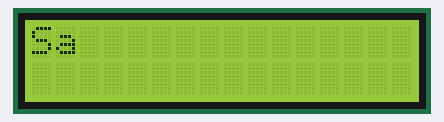
The sketch below on a simulated Arduino Uno, built with avr-gcc and run on an emulated ATmega328P. Parts: 16×2 character LCD.

Above: at 2.47 s.
At 9.2 s:
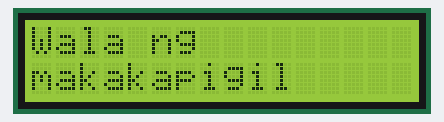
At 18.2 s:
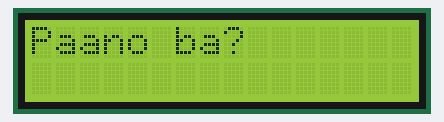
At 27.3 s:
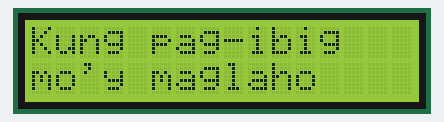
At 30.5 s:
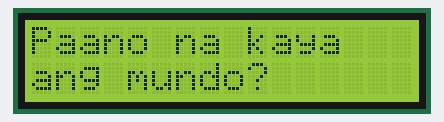
At 34.9 s:
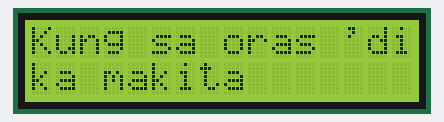

The sketch:

mahalnamahal-lyrics.ino
```cpp
#include <Wire.h>
#include <LiquidCrystal_I2C.h>

LiquidCrystal_I2C lcd(0x27, 16, 2);

struct WordStep {
  unsigned long timeMs;
  const char* word;
  uint8_t col;
  uint8_t row;
  bool clearScreen;
};

const WordStep lyrics[] = {
  {   900, "Sa",           0, 0, true  },
  {  1280, "lahat",        3, 0, false },
  {  2780, "'di",          9, 0, false },
  {  2960, "maari,",       0, 1, false },
  {  4080, "'di",          7, 1, false },
  {  4240, "maaring",      0, 0, true  },
  {  5100, "iwan",         8, 0, false },
  {  5980, "Wala",         0, 0, true  },
  {  6620, "ng",           5, 0, false },
  {  7720, "makakapigil",  0, 1, false },
  {  9140, "kahit",        0, 0, true  },
  {  9460, "na",           6, 0, false },
  {  9780, "bagyo",        9, 0, false },
  { 10380, "man",          0, 1, false },
  { 11040, "Paano",        0, 0, true  },
  { 11640, "kung",         6, 0, false },
  { 12760, "ikaw",        11, 0, false },
  { 13040, "na",           0, 1, false },
  { 13220, "mismo",        3, 1, false },
  { 14180, "kusang",       9, 1, false },
  { 14840, "lilisan?",     0, 0, true  },
  { 16100, "Paano",        0, 0, true  },
  { 16720, "ba?",          6, 0, false },
  { 22400, "Kung",         0, 0, true  },
  { 22560, "mawalay",      5, 0, false },
  { 23020, "ka",          13, 0, false },
  { 23160, "sa",           0, 1, false },
  { 23360, "buhay",        3, 1, false },
  { 24000, "ko",           9, 1, false },
  { 24900, "Kung",         0, 0, true  },
  { 25060, "pag-ibig",     5, 0, false },
  { 25540, "mo'y",         0, 1, false },
  { 25860, "maglaho",      5, 1, false },
  { 27440, "Paano",        0, 0, true  },
  { 28060, "na",           6, 0, false },
  { 28220, "kaya",         9, 0, false },
  { 28820, "ang",          0, 1, false },
  { 29040, "mundo?",       4, 1, false },
  { 32480, "Kung",         0, 0, true  },
  { 32660, "sa",           5, 0, false },
  { 32860, "oras",         8, 0, false },
  { 33140, "'di",         13, 0, false },
  { 33260, "ka",           0, 1, false },
  { 33440, "makita",       3, 1, false },
  { 35020, "Kung",         0, 0, true  },
  { 35200, "ika'y",        5, 0, false },
  { 35500, "napakalayo",   0, 1, false },
  { 36620, "na",          11, 1, false },
  { 37540, "May",          0, 0, true  },
  { 37880, "buhay",        4, 0, false },
  { 38200, "pa",          10, 0, false },
  { 38320, "kaya",        13, 0, false },
  { 38840, "'tong",        0, 1, false },
  { 39160, "puso?",        6, 1, false },
  { 42600, "'Yan",         0, 0, true  },
  { 42940, "lang",         5, 0, false },
  { 43160, "ang",         10, 0, false },
  { 43260, "maaari",       0, 1, false },
  { 44180, "natin,",       7, 1, false },
  { 45140, "sadyang",      0, 0, true  },
  { 46050, "matatanggap",  0, 1, false },
  { 48610, "Habang",       0, 0, true  },
  { 49130, "ako'y",        7, 0, false },
  { 49590, "may",          0, 1, false },
  { 49890, "buhay",        4, 1, false },
  { 52850, "Mahal",        0, 0, true  },
  { 53330, "na",           6, 0, false },
  { 53510, "mahal",        9, 0, false },
  { 53930, "kita",         0, 1, false },
  { 55230, "Higit",        0, 0, true  },
  { 55590, "pa",           6, 0, false },
  { 55850, "sa",           9, 0, false },
  { 56070, "iniisip",      0, 1, false },
  { 57850, "mo",           8, 1, false }
};

const int totalWords = sizeof(lyrics) / sizeof(lyrics[0]);
int currentWordIndex = 0;
unsigned long startPlaybackTime = 0;

void setup() {
  lcd.init();
  lcd.backlight();
  lcd.clear();
  lcd.setCursor(0, 0);
  lcd.print("@rence.szkyrob");
  delay(1300);
  lcd.clear();
  startPlaybackTime = millis();
}

void loop() {
  unsigned long elapsed = millis() - startPlaybackTime;
  if (currentWordIndex < totalWords) {
    if (elapsed >= lyrics[currentWordIndex].timeMs) {
      if (lyrics[currentWordIndex].clearScreen) {
        lcd.clear();
      }
      lcd.setCursor(lyrics[currentWordIndex].col, lyrics[currentWordIndex].row);
      lcd.print(lyrics[currentWordIndex].word);
      currentWordIndex++;
    }
  }
}
```

Measured:
- what the display in image 1 shows lasts 1.4 s, from 9.1 s to 10.5 s
- what the display in image 2 shows lasts 5.7 s, from 18.1 s to 23.8 s
- what the display in image 3 shows lasts 1.5 s, from 27.3 s to 28.8 s
- what the display in image 4 shows lasts 3.5 s, from 30.4 s to 33.9 s
